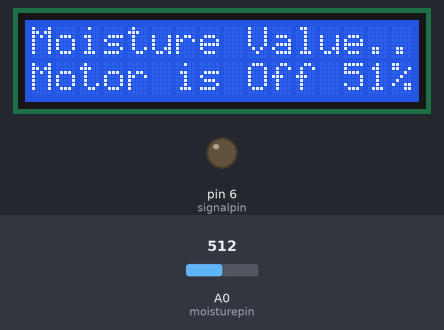
Bench run of a sketch on a simulated Arduino Uno, built with avr-gcc and run on an emulated ATmega328P. Shown: 16×2 character LCD, output pins drawn as LEDs (lit = HIGH). The inputs (shaded band) are chosen by the test bench; at power-on: A0 (moisturepin) = 512. What the sketch prints to the serial monitor is not drawn.

Above: at 1.2 s.
1.3 s: A0 (moisturepin) set to 410
At 2.5 s:
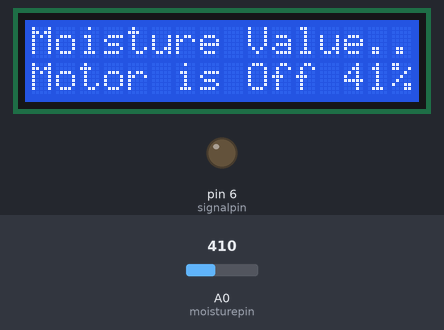
2.8 s: A0 (moisturepin) set to 392
At 4.0 s:
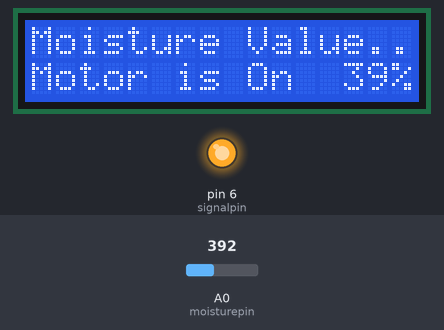
4.3 s: A0 (moisturepin) set to 109
At 5.5 s:
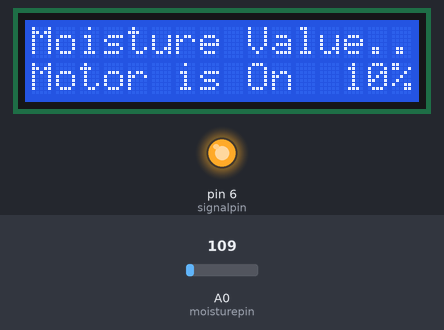
5.8 s: A0 (moisturepin) set to 89
At 7.1 s:
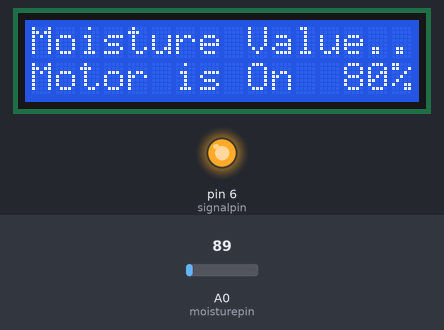
Timing chart, 0 to 8.3 s (numbered marks = the images above; inputs shaded):
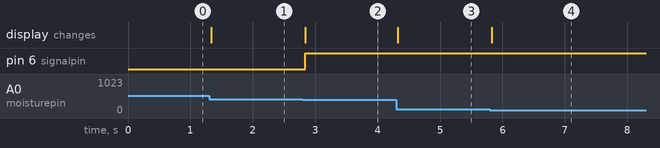

Measured:
- the behaviour switches between 401 and 400 on A0 (moisturepin) (found by bisection; images 1 and 2)
- after the input at 1.3 s, the display: changes at once (image 1)
- after the input at 2.8 s, pin 6 (signalpin): LOW → HIGH at once; the display: changes at once (image 2)
- after the input at 4.3 s, the display: changes at once (image 3)
- after the input at 5.8 s, the display: changes at once (image 4)

The sketch:

Plant_Watering_iot.ino
```cpp
#include<LiquidCrystal.h>
LiquidCrystal lcd(12,11,5,4,3,2);

#define moisturepin A0
#define signalpin 6
int moisturevalue = 0;

void setup()
{
  pinMode(moisturepin,INPUT);
  pinMode(signalpin,OUTPUT);
  lcd.begin(16,2);
  Serial.begin(9600);
}

void loop()
{
  moisturevalue = analogRead(moisturepin);
  Serial.print("Moisture Level : ");
  Serial.println(moisturevalue/10);

  lcd.setCursor(0,0);
  lcd.print("Moisture Value....");

  lcd.setCursor(13,1);
  lcd.print(moisturevalue/10);
  if(moisturevalue == 0) lcd.print(00);
  lcd.setCursor(15,1);
  lcd.print("%");

  if(moisturevalue <= 400)
  {
    digitalWrite(signalpin,HIGH);
    lcd.setCursor(0,1);
    lcd.print("Motor is On ");
  }
  else
  {
    digitalWrite(signalpin,LOW);
    lcd.setCursor(0,1);
    lcd.print("Motor is Off ");
  }


}
```
